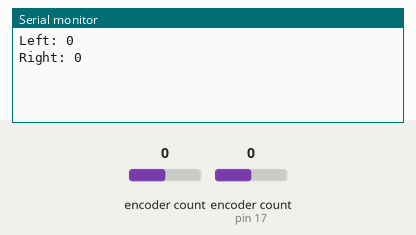
Bench run of a sketch on a simulated Arduino Uno, built with avr-gcc and run on an emulated ATmega328P. Shown: the last lines printed to the serial monitor. The inputs (shaded band) are chosen by the test bench; at power-on: encoder count 0, encoder count (sensor on pin 17) 0.

Above: at 1.2 s.
1.3 s: encoder count (sensor 0) set to 1
At 1.9 s:
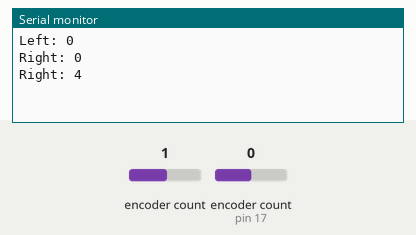
2.8 s: encoder count (sensor on pin 17) set to 1
At 4.0 s:
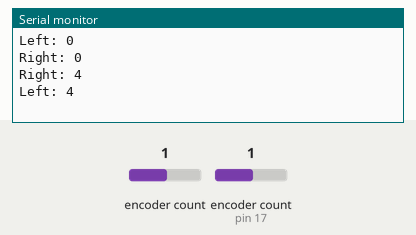
4.3 s: encoder count (sensor 0) set to 2
At 5.4 s:
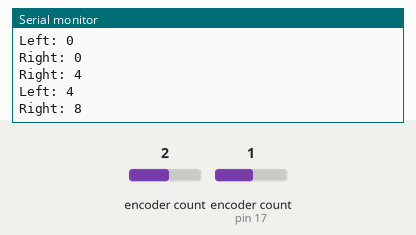
5.8 s: encoder count (sensor on pin 17) set to 2
At 6.5 s:
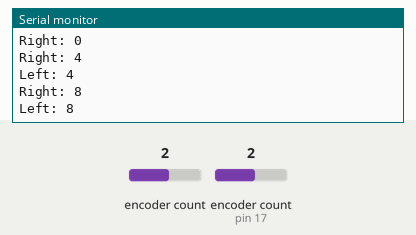

The sketch:

encoder_measure_2.ino
```cpp
#include <Encoder.h>
//#include <Wire.h>
//#include <LIS3MDL.h> magnetometer
#include <LSM6.h>
Encoder leftEnc(17, 16);
Encoder rightEnc(0, 1);

void setup() {
  Serial.begin(9600);
}
long oldPositionLeft  = -999;
long oldPositionRight = -999;
void loop() {
  // put your main code here, to run repeatedly:
  long newPositionLeft = leftEnc.read();
  if (newPositionLeft != oldPositionLeft) {
    oldPositionLeft = newPositionLeft;
    Serial.print("Left: ");
    Serial.println(newPositionLeft);
  }
  long newPositionRight = rightEnc.read();
  if (newPositionRight != oldPositionRight) {
    oldPositionRight = newPositionRight;
    Serial.print("Right: ");
    Serial.println(newPositionRight);
  }

}
```

Measured:
- after the input at 1.3 s, the serial monitor: prints a new line at once (image 1)
- after the input at 2.8 s, the serial monitor: prints a new line at once (image 2)
- after the input at 4.3 s, the serial monitor: prints a new line at once (image 3)
- after the input at 5.8 s, the serial monitor: prints a new line at once (image 4)
